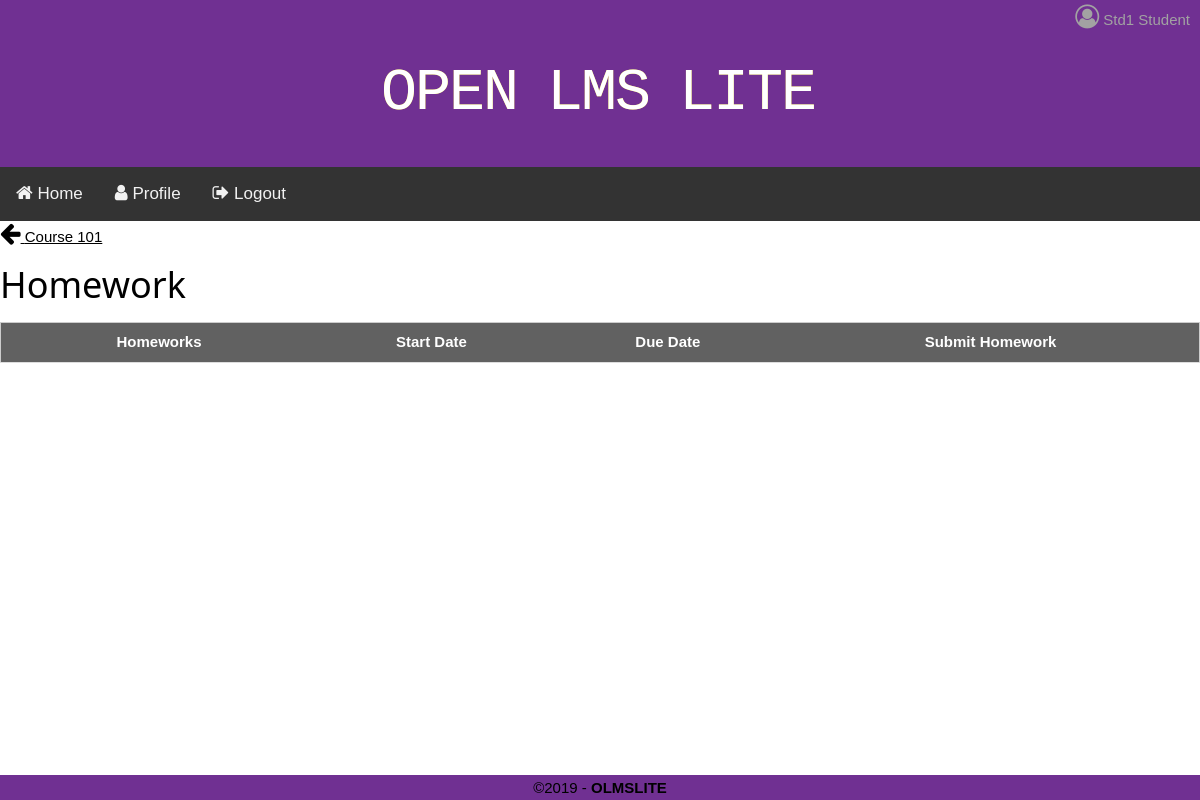
Before: /courses/1/Homework/ (signed in) with the older database file.
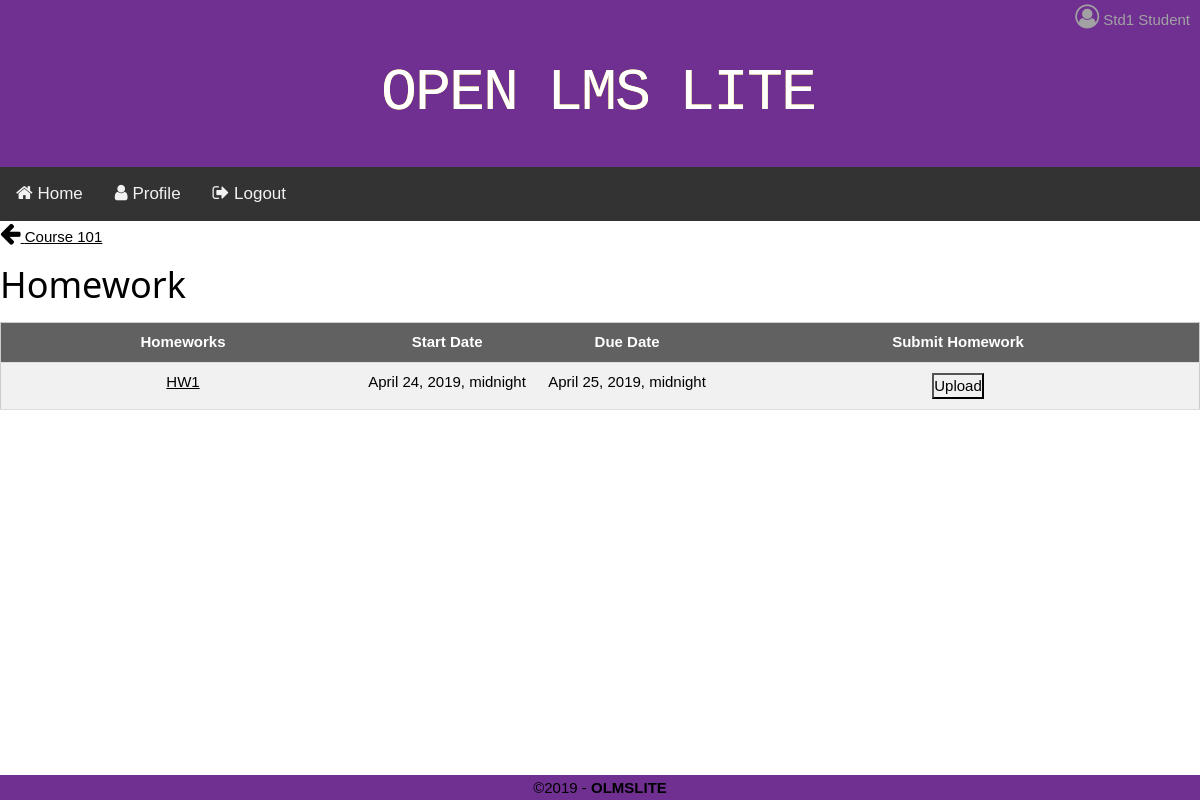
After: the same page with the newer database file.
### courses/models.py (models this page shows, shortened)
class Assignment(models.Model):
	assignment_name	= models.CharField(max_length=255, blank=True)
	open_date		= models.DateTimeField(blank=True)
	due_date		= models.DateTimeField(blank=True)
	prof			= models.ForeignKey('accounts.Professor', on_delete=models.CASCADE)
	course_id		= models.ForeignKey('courses.Course', on_delete=models.CASCADE)
	TYPE_CHOICES = (
		(2, 'homework'),
		(1, 'survey'),
		(0, 'quiz'),
	)
	type 			= models.SmallIntegerField(choices=TYPE_CHOICES, blank=True)

class Homework(Assignment):
	file = models.FileField(upload_to=homework_upload_address, blank=True)

class Assignment(models.Model):
	assignment_name	= models.CharField(max_length=255, blank=True)
	open_date		= models.DateTimeField(blank=True)
	due_date		= models.DateTimeField(blank=True)
	prof			= models.ForeignKey('accounts.Professor', on_delete=models.CASCADE)
	course_id		= models.ForeignKey('courses.Course', on_delete=models.CASCADE)
	TYPE_CHOICES = (
		(2, 'homework'),
		(1, 'survey'),
		(0, 'quiz'),
	)
	type 			= models.SmallIntegerField(choices=TYPE_CHOICES, blank=True)

### courses/views.py (the view)
# urls.py: path('courses/<int:id>/Homework/', courseView.homework_view, name='homework_list'),
def homework_view(request,id):
	context_dict = {}
	course = Course.objects.get(id=id)
	homework = Course.objects.get(id=id).homeworks.all()
	context_dict['homework'] = homework
	context_dict['course'] = course
	return render(request,'homework_list.html',context_dict)

### accounts/models.py (called while the page is built)
    @property
    def is_active(self):
        return self.active

### templates/homework_list.html
{% extends 'base.html' %}
{% load static %}
{% block content %}
{% if user.role == 2 %}
    <a href="{% url 'course_page' id=course.id %}"><i class="fa fa-arrow-left" style="font-size:24px"></i> {{ course.course_name }}</a>
    <h1>Homework</h1>
    <table class="w3-table-all w3-centered">
        <tbody>
        <tr class="quiztablerow w3-dark-gray">
            <th class="tablerowheader">Homeworks</th>
            <th class="tablerowheader">Start Date</th>
            <th class="tablerowheader">Due Date</th>
            <th class="tablerowheader">Submit Homework</th>
        </tr>
        <tr>
          {% for Homework in homework %}
          {% if Homework in course.homeworks.all %}
            <td  class="cHomeworkList"><a id='{{ Homework.id }}' href="{% url 'download' id=Homework.id %}">{{ Homework.assignment_name }}</a></td>
            <td class="cStartDate">{{ Homework.open_date }}</td>
            <td class="cDueDate">{{ Homework.due_date }}</td>
            <td class="cUpload"><a id="upload" href="{% url 'submit_assign' cid=Homework.course_id.id id=Homework.id %}"> <input id="UploadAssign" type="submit" value="Upload"></a></td>
          {% endif %}
          {% endfor %}
        </tr>
        </tbody>
    </table>
{% endif %}
{% endblock content %}

Changed rows visible on the page:
added Homework: assignment_name "HW1", open_date "April 24, 2019, midnight", due_date "April 25, 2019, midnight"
